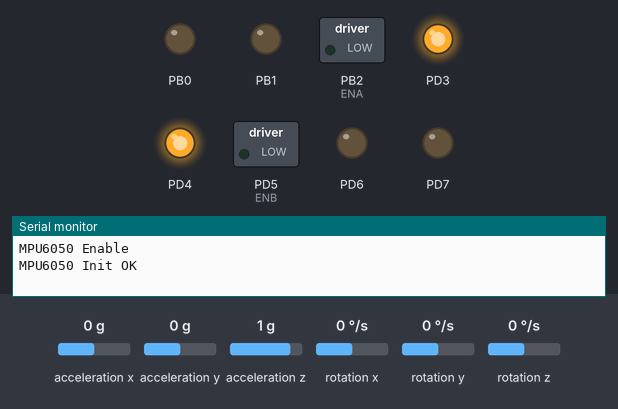
The program below on a simulated ATmega328P, built with avr-gcc and emulated at 16 MHz. Shown: switched loads named in the program (green lamp = pin HIGH), output pins drawn as LEDs (lit = HIGH), the last lines printed to the serial monitor. Wiring (inferred from the names in the program): MPU-6050 motion sensor at I2C address 0x68. The test bench sets the inputs (shaded band); at power-on: rotation z 0 °/s, rotation y 0 °/s, acceleration x 0 g, acceleration y 0 g, acceleration z 1 g, rotation x 0 °/s.

Above: at 1.2 s.
1.3 s: rotation z set to 12 °/s
At 3.84 s:
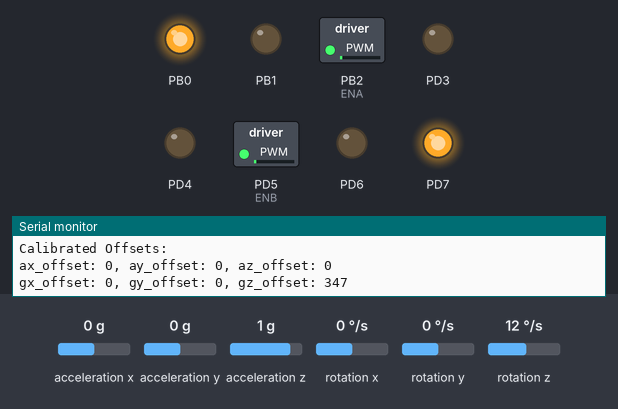
4.3 s: rotation y set to 8 °/s
At 7.2 s:
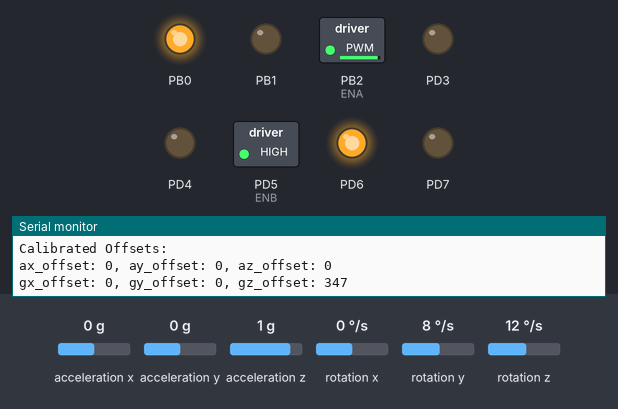
7.3 s: rotation z set to -192 °/s
At 8.9 s:
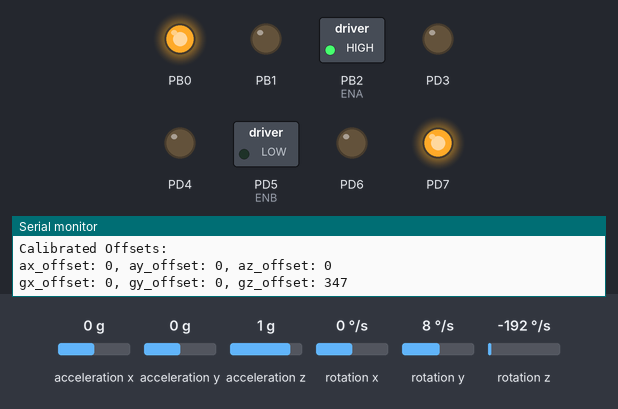
9.2 s: rotation y set to -192 °/s
At 10.9 s:
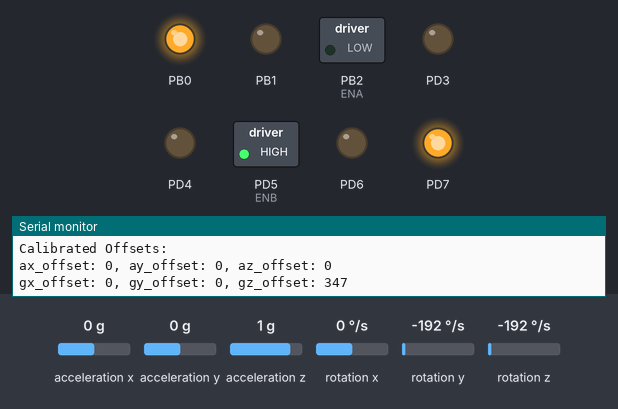
Timing chart, 0 to 12.0 s (numbered marks = the images above; inputs shaded):
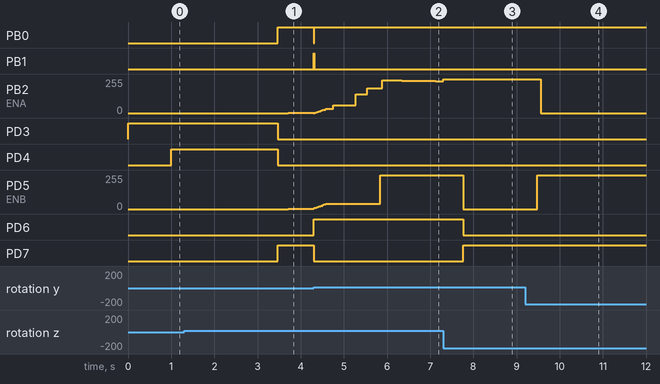

Measured:
- after the input at 1.3 s, PB0, PD7: LOW → HIGH after 2.2 s; PB2 (ENA), PD5 (ENB): 0/255 → 1/255 after 2.4 s, → 2/255 0.26 s later, → 3/255 0.26 s later
- after the input at 4.3 s, PB0: HIGH → LOW at once, → HIGH 0.01 s later; PB1: LOW → HIGH at once, → LOW 0.01 s later; PD6: LOW → HIGH at once; PD7: HIGH → LOW at once
- after the input at 7.3 s, PD5 (ENB): 255/255 → 0/255 after 0.47 s; PD6: HIGH → LOW after 0.47 s; PD7: LOW → HIGH after 0.47 s
- after the input at 9.2 s, PB2 (ENA): 255/255 → 0/255 after 0.36 s; PD5 (ENB): 0/255 → 255/255 after 0.28 s

The program:

main.c
```c
/*
 * fastcampus_balancingrobot.c
 *
 * Created: 2025-11-24 오후 11:04:58
 * Author : user
 */
#include "def.h"
#include "sysconfig.h"

#define TARGET_ANGLE 0.0f

#define DT 0.01f // 샘플링 시간 10ms

//PID 게인(이득)
#define KP 12.0f
#define KI 10.5f
#define KD 1.5f

//YAW PID 게인(이득)
#define KP_YAW 2.5f
#define KI_YAW 0.0f
#define KD_YAW 0.2f

uint8_t mpu6050_success_ret = 0;


int main(void)
{
	UART_init(BAUD_9600);
	GPIO_Init();
	PWM_Init();
	L298N_Driver_Init();
	I2C_Init();

	mpu6050_success_ret = MPU6050_start();

	if(mpu6050_success_ret) // I2C 통신 성공시
	{
		PD3_High();
		_delay_ms(1000);
		PD4_High();
		printf("MPU6050 Enable\n");
	}
	else // I2C 통신 실패시
	{
		printf("MPU6050 Disable\n");
	}

	MPU6050_Init();
	printf("MPU6050 Init OK\n");

	start_calibration();

	PD3_Low();
	PD4_Low();

	balance_pid.setpoint = TARGET_ANGLE;
	rotate_pid.setpoint = TARGET_ANGLE;

	PID_Init(&balance_pid, KP, KI, KD);
	PID_Init(&rotate_pid, KP_YAW, KI_YAW, KD_YAW);

    /* Replace with your application code */
    while (1)
    {
		Roll_Pitch_Yaw_Calculation();
		PID_Compute(&balance_pid, theta_est_kalman, DT);
		PID_Compute(&rotate_pid, psi_est, DT);
		BalancingControl(balance_pid.output, rotate_pid.output, 0);

		if(uart_rx_flag) // 명령어 프로토콜 해석
		{
			parse_bluetooth_message(response);
			// 수신 완료
			uart_rx_flag = 0;
		}


    }
}
```

EEPROM.c
```c
/*
 * EEPROM.c
 *
 * Created: 2026-03-17 오후 1:54:43
 *  Author: dl1wj
 */
#include "EEPROM.h"

void EEPROM_Write(unsigned int uiAddress, unsigned char ucData)
{
	while(EECR & (1 << EEPE)) //EEPROM 쓰기완료 대기

	EEAR = uiAddress;
	EEDR = ucData;
	EECR |= (1 << EEMPE); //마스터의 EEPE 쓰기 허용
	EECR |= (1 << EEPE); //EEDR에 데이터 EEPROM에 쓰기 시작

}

unsigned char EEPROM_Read(unsigned int uiAdderss)
{
	while(EECR & (1 << EEPE)) //EEPROM 쓰기완료 대기
	EEAR = uiAdderss;
	EECR |= (1 << EERE); // EEPROM 읽기 시작 (EEPROM 데이터를 EEDR에 복사)

	return EEDR;
}
```

EEPROM.h
```c
/*
 * EEPROM.h
 *
 * Created: 2026-03-17 오후 1:55:02
 *  Author: dl1wj
 */


#ifndef EEPROM_H_
#define EEPROM_H_

#include "../def.h"
#include "../sysconfig.h"

#define BP_ADDRESS 0x00 //Balancing PID
#define BI_ADDRESS 0x04
#define BD_ADDRESS 0x08
#define RP_ADDRESS 0x0C //Rotation PID
#define RI_ADDRESS 0x10
#define RD_ADDRESS 0x14
#define VP_ADDRESS 0x18 //Velocity PID
#define VI_ADDRESS 0x1C
#define VD_ADDRESS 0x20

enum EEPROM
{
	EEPROM_NONE = 0,
	EEPROM_SAVE = 1
};

extern void EEPROM_Write(unsigned int uiAddress, unsigned char ucData);
extern unsigned char EEPROM_Read(unsigned int uiAdderss);


#endif /* EEPROM_H_ */
```

I2C.c
```c
/**
* @brief I2C 통신 Init
* @file I2C.c
* @author ground_rlc
* @date 2024-08-25
* @version 0.0.1
*
*/

#include "I2C.h"

void I2C_Init(void)
{
	/* initialize TWI clock: 100 kHz clock, TWPS = 0 => prescaler = 1 */
	TWSR = 0x00;                         /* no prescaler */
	TWBR = 12;  /* ((F_CPU / SCL_CLOCK) - 16) / 2 = TWBR ,  F_CPU = 4Mhz, SCL_CLOCK = 100K  --> 12*/
}/* i2c_init */

unsigned char i2c_start(unsigned char address)
{
    uint8_t   twst;

    // send START condition
    TWCR = (1<<TWINT) | (1<<TWSTA) | (1<<TWEN);

    // wait until transmission completed
    while(!(TWCR & (1<<TWINT)));

    // check value of TWI Status Register. Mask prescaler bits.
    twst = TWSR & 0xF8;
    if ( (twst != TWI_START) && (twst != TWI_RESTART)) return 1;

    // send device address
    TWDR = address;
    TWCR = (1<<TWINT) | (1<<TWEN);

    // wail until transmission completed and ACK/NACK has been received
    while(!(TWCR & (1<<TWINT)));

    // check value of TWI Status Register. Mask prescaler bits.
    twst = TWSR & 0xF8;
    if ( (twst != TWI_MT_SLA_ACK) && (twst != TWI_MR_SLA_NACK) ) return 1;

    return 0;
}

unsigned char i2c_rep_start(unsigned char address)
{
	return i2c_start( address );
}/* i2c_rep_start */

void i2c_stop(void)
{
	/* send stop condition */
	TWCR = (1<<TWINT) | (1<<TWEN) | (1<<TWSTO);

	// wait until stop condition is executed and bus released
	while(TWCR & (1<<TWSTO));

}/* i2c_stop */

unsigned char i2c_write( unsigned char data )
{
	uint8_t   twst;

	// send data to the previously addressed device
	TWDR = data;
	TWCR = (1<<TWINT) | (1<<TWEN);

	// wait until transmission completed
	while(!(TWCR & (1<<TWINT)));

	// check value of TWI Status Register. Mask prescaler bits
	twst = TWSR & 0xF8;
	if( twst != TWI_MT_DATA_ACK) return 1;
	return 0;

}/* i2c_write */

/*************************************************************************
 Read one byte from the I2C device, request more data from device

 Return:  byte read from I2C device
*************************************************************************/

unsigned char i2c_readAck(void)
{
	TWCR = (1<<TWINT) | (1<<TWEN) | (1<<TWEA);
	while(!(TWCR & (1<<TWINT)));

    return TWDR;

}/* i2c_readAck */

/*************************************************************************
 Read one byte from the I2C device, read is followed by a stop condition

 Return:  byte read from I2C device
*************************************************************************/
unsigned char i2c_readNak(void)
{
	TWCR = (1<<TWINT) | (1<<TWEN);
	while(!(TWCR & (1<<TWINT)));

    return TWDR;

}/* i2c_readNak */

// read one byte from dev, stored in value, return 1 for error
uint8_t i2c_read_byte(uint8_t dev_addr, uint8_t reg_addr, uint8_t* data)
{
	i2c_start((dev_addr<<1) | I2C_WRITE); 	//start i2c to write register address
	i2c_write(reg_addr);			//write address of register to read
	i2c_rep_start((dev_addr<<1) | I2C_READ);	//restart i2c to start reading
	*data = i2c_readNak();
	i2c_stop();
	return 0;
}

void i2c_write_byte(uint8_t dev_addr, uint8_t reg_addr, uint8_t data)
{
	i2c_start((dev_addr<<1) | I2C_WRITE);
	i2c_write(reg_addr);
	i2c_write(data);
	i2c_stop();
}
```

I2C.h
```c
/**
* @brief I2C 통신 헤더 파일
* @file I2C.h
* @author ground_rlc
* @date 2024-08-25
* @version 0.0.1
*
*/

#ifndef I2C_H_
#define I2C_H_

#include "../def.h"
#include "../sysconfig.h"

#define I2C_WRITE   0
#define I2C_READ    1

#define TW_STS      0xF8

#define TWI_SCL     0x20
#define TWI_SDA     0x10
#define TWI_RD      0x01
#define TWI_WR      0x00

#define TWI_START			0x08
#define TWI_RESTART			0x10

/* Master Transmitter */
#define TWI_MT_SLA_ACK		0x18
#define TWI_MT_SLA_NACK		0x20
#define TWI_MT_DATA_ACK		0x28
#define TWI_MT_DATA_NACK	0x30
#define TWI_MT_ARB_LOST		0x38

/* Master Receiver */
#define TWI_MR_ARB_LOST		0x38
#define TWI_MR_SLA_ACK		0x40
#define TWI_MR_SLA_NACK		0x48
#define TWI_MR_DATA_ACK		0x50
#define TWI_MR_DATA_NACK	0x58

void I2C_Init(void);
unsigned char i2c_start(unsigned char address);
unsigned char i2c_rep_start(unsigned char address);
void i2c_stop(void);
unsigned char i2c_write(unsigned char data);
unsigned char i2c_readAck(void);
unsigned char i2c_readNak(void);
uint8_t i2c_read_byte(uint8_t dev_addr, uint8_t reg_addr, uint8_t* data);
void i2c_write_byte(uint8_t dev_addr, uint8_t reg_addr, uint8_t data);

#endif /* TWI_H_ */
```

PWM.c
```c
/*
 * PWM.c
 *
 * Created: 2026-03-17 오전 1:06:59
 *  Author: dl1wj
 */
#include "PWM.h"

void PWM_Init()
{
	// 1. 해당 핀을 출력(Output)으로 설정
	sbi(DDRD, PD5);
	sbi(DDRB, PB2);

	// 2. Timer0 설정 (8-bit) - PD5 사용
	// COM0B1:1, COM0B0:0 -> 비반전 모드
	// WGM01:1, WGM00:1 -> Fast PWM mode (Mode 3, TOP=0xFF)
	sbi(TCCR0A, WGM01);
	sbi(TCCR0A, WGM00);
	sbi(TCCR0A, COM0B1);
	// CS01:1 -> Prescaler 64
	sbi(TCCR0B, CS01);
	sbi(TCCR0B, CS00);
	// 4. 초기 듀티비(Duty Cycle) 설정 (0~255)
	OCR0B = 0; // OC0B 초기값 0

	// 3. Timer1 설정 (16-bit) - PB2 사용
	// COM1B1:1, COM1B0:0 -> 비반전 모드
	// WGM12:1, WGM10:1 -> Fast PWM 8-bit mode (Mode 5, TOP=0x00FF)
	sbi(TCCR1A, WGM10);
	sbi(TCCR1B, WGM12);
	sbi(TCCR1A, COM1B1);
	// Prescaler 64
	sbi(TCCR1B, CS11);
	sbi(TCCR1B, CS10);
	// 4. 초기 듀티비(Duty Cycle) 설정 (0~255)
	OCR1B = 0; // OC1B 초기값 0
}

void PWM_Set_A(uint8_t PWM)
{
	OCR0B = PWM;	//PD5(ENB)

	if(OCR0B >= 255)
	{
		OCR0B = 255;
	}

	if(OCR0B <= 0)
	{
		OCR0B = 0;
	}
}


void PWM_Set_B(uint8_t PWM)
{
	OCR1B = PWM;	//PB2(ENA)

	if(OCR1B >= 255)
	{
		OCR1B = 255;
	}

	if(OCR1B <= 0)
	{
		OCR1B = 0;
	}
}
```

PWM.h
```c
/*
 * PWM.h
 *
 * Created: 2026-03-17 오전 1:06:43
 *  Author: dl1wj
 */


#ifndef PWM_H_
#define PWM_H_

#include "../def.h"
#include "../sysconfig.h"

extern void PWM_Init();
extern void PWM_Set_A(uint8_t PWM);
extern void PWM_Set_B(uint8_t PWM);

#endif /* PWM_H_ */
```

UART.c
```c
/*
 * UART.c
 *
 * Created: 2026-03-17 오전 9:55:07
 *  Author: dl1wj
 */

#include "UART.h"

// FILE 스트림 생성 및 연결
static FILE uart_stdout = FDEV_SETUP_STREAM(UART_putchar, NULL, _FDEV_SETUP_WRITE);

volatile char received_char;
char response[100];
uint8_t idx = 0;

uint8_t uart_rx_flag = 0;

void UART_init(uint32_t baud) {
	uint16_t ubrr = (F_CPU / (16 * baud)) - 1;

	if(USE_2X)
	{
		sbi(UCSR0A, U2X0);
		ubrr = (F_CPU/ 8 / baud) - 1;
	}
	else
	{
		cbi(UCSR0A, U2X0);
	}

	// 보드레이트 설정 (UBRR0H, UBRR0L)
	UBRR0H = (unsigned char)(ubrr >> 8);
	UBRR0L = (unsigned char)ubrr;

	// 송수신 가능 설정 (RX, TX Enable)
	sbi(UCSR0B,RXEN0);
	sbi(UCSR0B,TXEN0);
	//수신 인터럽트 활성화
	sbi(UCSR0B,RXCIE0);


	// 프레임 포맷 설정: 비동기, 패리티 없음, 1스탑 비트, 8비트 데이터
	sbi(UCSR0C, UCSZ01);
	sbi(UCSR0C, UCSZ00);

	stdout = &uart_stdout; //printf로 사용설정
	sei(); //전역 인터럽트 활성화
}

// 문자 하나를 UART로 보내는 함수
int UART_putchar(char c, FILE *stream) {
	if (c == '\n') { // 줄바꿈 문자 처리 (Optional)
		UART_putchar('\r', stream);
	}
	// 송신 버퍼가 비어있을 때까지 대기
	while (!(UCSR0A & (1 << UDRE0)));
	UDR0 = c;
	return 0;
}

ISR(USART_RX_vect)
{
	received_char = UDR0; // 수신 받은 데이터 가져오기
	response[idx++] = received_char;
	if(received_char == '\n')
	{
		//parse_bluetooth_message(response);
		uart_rx_flag = 1;
		idx = 0;
	}
}

void UART_transmit(unsigned char data)
{
	while(!(UCSR0A & (1 << UDRE0))); //수신 버퍼 비였음 확인
	UDR0 = data;
}

unsigned char UART_Receive()
{
	while(!(UCSR0A & (1 << UDRE0))); //송신 버퍼 비였음 확인
	return UDR0;
}

void UART_send_string(const char *str){
	while(*str){
		UART_transmit(*str++);
	}
}
```

UART.h
```c
/*
 * UART.h
 *
 * Created: 2026-03-17 오전 9:55:24
 *  Author: dl1wj
 */


#ifndef UART_H_
#define UART_H_

#include "../def.h"
#include "../sysconfig.h"

#define BAUD_9600 9600
#define BAUD_38400 38400
#define BAUD_57600 57600

#define USE_2X 1

#if USE_2X
#define UBRR_VALUE ((F_CPU/ (BAUD * 8UL)) - 1)
#else
#define UBRR_VALUE ((F_CPU/ (BAUD * 16UL)) - 1)
#endif

extern char response[100];
extern uint8_t uart_rx_flag;

void UART_init(unsigned long baud);
int UART_putchar(char c, FILE *stream);
void UART_transmit(unsigned char data);
unsigned char UART_Receive();
void UART_send_string(const char *str);

#endif /* UART_H_ */
```

Bt_Com.c
```c
/*
 * Bt_Com.c
 *
 * Created: 2026-03-27 오후 8:20:33
 *  Author: dl1wj
 */

#include "Bt_Com.h"

void parse_bluetooth_message(const char *btMessage)
{
	char command = btMessage[0];
	float value = 0.0f;
	char buffer[10];
	//Joystick control logic here
	int x;
	int y;

	switch (command)
	{	//PID 제어
		case 'C':
			value = atof(btMessage + 1);
			balance_pid.kp = value/10.0f;
			printf("BP = %0.2f, BI = %0.2f, BD = %0.2f\n",balance_pid.kp, balance_pid.ki, balance_pid.kd);
			break;
		case 'D':
			value = atof(btMessage + 1);
			balance_pid.ki = value/10.0f;
			printf("BP = %0.2f, BI = %0.2f, BD = %0.2f\n",balance_pid.kp, balance_pid.ki, balance_pid.kd);
			break;
		case 'G':
			value = atof(btMessage + 1);
			balance_pid.kd = value/10.0f;
			printf("BP = %0.2f, BI = %0.2f, BD = %0.2f\n",balance_pid.kp, balance_pid.ki, balance_pid.kd);
			break;
		//YAW PID 제어
		case 'H':
			value = atof(btMessage + 1);
			balance_pid.kp = value/10.0f;
			break;
		case 'I':
			value = atof(btMessage + 1);
			balance_pid.kp = value/10.0f;
			break;
		case 'K':
			value = atof(btMessage + 1);
			balance_pid.kp = value/10.0f;
			break;
		//주행 및 목표값 제어
		case 'F':
			balance_pid.setpoint += 1.0f;
			break;
		case 'B':
			balance_pid.setpoint -= 1.0f;
			break;
		case 'L':
			rotate_pid.setpoint += 5.0f;
			break;
		case 'R':
			rotate_pid.setpoint -= 5.0f;
			break;
		case 'Z':
			balance_pid.setpoint = 0.0f;
			rotate_pid.setpoint = 0.0f;
			break;
		//시스템 상태 및 조이스틱
		case 'O':
			motorState = MOTOR_ON;
			printf("motor = %d\n", motorState);
			break;
		case 'X':
			motorState == MOTOR_OFF;
			printf("motor = %d\n", motorState);
			break;
		case 'E':
			printf("EEPROM 저장\n");
			break;
		case 'J':
			x = atoi(btMessage + 1);
			y = atoi(btMessage + 3);
			break;
		default:
			UART_send_string("Error: Unknown Command\n");
			break;
	}
}
```

Bt_Com.h
```c
/*
 * Bt_Com.h
 *
 * Created: 2026-03-27 오후 8:20:48
 *  Author: dl1wj
 */


#ifndef BT_COM_H_
#define BT_COM_H_

#include "../def.h"
#include "../sysconfig.h"

extern char response[100];

void parse_bluetooth_message(const char *btMessage);

#endif /* BT_COM_H_ */
```

HC05.c
```c
/*
 * HC05.c
 *
 * Created: 2026-03-19 오전 12:17:06
 *  Author: dl1wj
 */

#include "HC05.h"

void hc05_init(){
	DDRB |= (1 << DDB4); //EN으로 사용
	PORTB &= ~(1 << PORTB4);// 기본값 0
}

void hc05_enter_at_mode(){
	PORTB |= (1 << PORTB4);
	_delay_ms(100);
}

void hc05_exit_at_mode(){
	PORTB &= ~(1 << PORTB4);
	_delay_ms(100);
}

int hc05_send_at_command(const char *cmd, char *response, uint8_t max_length)
{
	UART_send_string(cmd);
	UART_transmit('\r');
	UART_transmit('\n');

	uint8_t i = 0;
	uint16_t timeout = 10000;

	while(i < max_length - 1 && timeout > 0)
	{
		if(UCSR0A & (1 << RXC0))
		{
			response[i] = UART_Receive();
			if(response[i] == '\r') continue;
			if(response[i] == '\n') break;
			i++;
		}
		_delay_ms(10);
		timeout--;
	}

	response[i] = '\0';
	return i > 0 ? 1 : 0; // i가 0보다 크면 1 true 그렇지 않으면 0 false
}

int hc05_change_baud_rate(unsigned int baud)
{
	char command[32];
	char response[128];

	snprintf(command, sizeof(command), "AT+UART=%u,0,0", baud);
	return hc05_send_at_command(command,response, sizeof(response));
}

int hc05_check_connection(){
	char response[128];
	return hc05_send_at_command("AT", response, sizeof(response));
}

int hc05_get_version_info(char *response, uint8_t max_length)
{
	return hc05_send_at_command("AT+VERSION", response, sizeof(response));
}

void AT_Cmd()
{
	hc05_init();
	hc05_enter_at_mode();
	_delay_ms(500);

	char response[256];

	if(hc05_check_connection())
	{
		UART_send_string("AT command Successful\n");
	}
	else
	{
		UART_send_string("AT command Failed\n");
	}

	if(hc05_get_version_info(response, (uint8_t)sizeof(response)))
	{
		UART_send_string("Version Info: ");
		UART_send_string(response);
		UART_send_string("\n");
	}
	else
	{
		UART_send_string("Failed to retrieve version info\n");
	}

	if(hc05_change_baud_rate(57600))
	{
		UART_send_string("Baud rate changed to 57600\n");
		UART_init(57600);
	}
	else
	{
		UART_send_string("Failed to change baud rate\n");
	}

	hc05_exit_at_mode();
}

int hc05_factory_reset()
{
	char response[128];

	// 1. AT 모드 진입 확인 (응답이 없으면 시작 불가)
	if (!hc05_send_at_command("AT", response, sizeof(response))) {
		return 0;
	}

	// 2. 공장 초기화 명령 (Original 상태로 복구)
	// 성공 시 이름: HC-05, 비번: 1234, 속도: 9600으로 변경됨
	if (hc05_send_at_command("AT+ORGL", response, sizeof(response))) {
		return 1;
	}

	return 0;
}
```

HC05.h
```c
/*
 * HC05.h
 *
 * Created: 2026-03-19 오전 12:17:42
 *  Author: dl1wj
 */


#ifndef HC05_H_
#define HC05_H_

#include "../def.h"
#include "../sysconfig.h"

extern void hc05_init();
extern void hc05_enter_at_mode();
extern void hc05_exit_at_mode();
extern int hc05_send_at_command(const char *cmd, char *response, uint8_t max_length);

extern int hc05_change_baud_rate(unsigned int baud);
extern int hc05_check_connection();
extern int hc05_get_version_info(char *response, uint8_t max_length);
int hc05_factory_reset();

extern void AT_Cmd();


#endif /* HC05_H_ */
```

CFile1.c
```c
/*
 * CFile1.c
 *
 * Created: 2026-03-17 오전 12:53:38
 *  Author: dl1wj
 */
```

Balancing_Control.c
```c
/*
 * Balancing_Control.c
 *
 * Created: 2024-12-30 오후 5:36:58
 *  Author: user
 */
#include "Balancing_Control.h"

// constrain 함수 (표준 C 라이브러리에 있을 가능성이 높음)
int constrain(int x, int a, int b)
{
	if (x < a) return a;
	if (x > b) return b;
	return x;
}


void BalancingControl(float balPwm, float compRotate, float drivePwm)
{
	const int pwmMax = 255; // PWM 최대값
	int left_pwm, right_pwm;

	// 균형 PWM과 구동 PWM 합산 후 범위 제한
	float basePwm = constrain(balPwm + drivePwm, -pwmMax, pwmMax);

	// 좌우 모터 PWM 계산 (회전 보정 적용)
	float right = basePwm + compRotate;
	float left = basePwm - compRotate;

	/*
	basePwm > 0: 전진 또는 제자리 회전
		left > 0 && right > 0: 전진
		left < 0 && right < 0: (발생하지 않음, 로직 오류)
		left > 0 && right < 0: 좌회전
		left < 0 && right > 0: 우회전
	basePwm < 0: 후진 또는 제자리 회전
		left < 0 && right < 0: 후진
		left > 0 && right > 0: (발생하지 않음, 로직 오류)
		left < 0 && right > 0: 좌회전
		left > 0 && right < 0: 우회전
		basePwm == 0: 정지 또는 제자리 회전
	compRotate > 0: 좌회전
	compRotate < 0: 우회전
	compRotate == 0: 정지
	*/

	// 모터 방향 및 PWM 값 설정
	if(basePwm > 0)// 전진 또는 제자리 회전
	{
		if(left > 0)// 전진 또는 좌회전
		{
			Left_Motor_Forward();
			left_pwm = (int)left;
		}
		else { // 우회전
			Left_Motor_Backward();
			left_pwm = (int)(-left);
		}

		if(right > 0)// 전진 또는 우회전
		{
			Right_Motor_Forward();
			right_pwm = (int)right;
		}
		else// 좌회전
		{
			Right_Motor_Backward();
			right_pwm = (int)(-right);
		}
	}
	else if(basePwm < 0)// 후진 또는 제자리 회전
	{
		if(left < 0)// 후진 또는 우회전
		{
			Left_Motor_Backward();
			left_pwm = (int)(-left);
		}
		else// 좌회전
		{
			Left_Motor_Forward();
			left_pwm = (int)left;
		}

		if(right < 0)// 후진 또는 좌회전
		{
			Right_Motor_Backward();
			right_pwm = (int)(-right);
		}
		else{// 우회전
			Right_Motor_Forward();
			right_pwm = (int)right;
		}
	}
	else// 정지 또는 제자리 회전
	{
		if(compRotate > 0)// 좌회전
		{
			Left_Motor_Forward();
			Right_Motor_Backward();
			left_pwm = (int)compRotate;
			right_pwm = (int)compRotate;
		}
		else if(compRotate < 0)// 우회전
		{
			Left_Motor_Backward();
			Right_Motor_Forward();
			left_pwm = (int)(-compRotate);
			right_pwm = (int)(-compRotate);
		}
		else// 정지
		{
			left_pwm = 0;
			right_pwm = 0;
		}
	}

	// PWM 값 범위 제한 (혹시 모를 오류 방지)
	left_pwm = constrain(left_pwm, 0, pwmMax);
	right_pwm = constrain(right_pwm, 0, pwmMax);

	Left_Motor_PWM(left_pwm);
	Right_Motor_PWM(right_pwm);
}

void BalancingTest(PID_Controller balance_pid)
{
	if(balance_pid.output >= 0.0f)
	{
		Left_Motor_Forward();
		Right_Motor_Forward();
		Left_Motor_PWM((uint8_t)balance_pid.output);
		Right_Motor_PWM((uint8_t)balance_pid.output);
	}
	else
	{
		Left_Motor_Backward();
		Right_Motor_Backward();
		Left_Motor_PWM((uint8_t)(-balance_pid.output));
		Right_Motor_PWM((uint8_t)(-balance_pid.output));
	}

	printf("phi_est (Roll) = %0.2f, theta_est (Pitch) = %0.2f, psi_est (Yaw) = %0.2f\n", psi_est, psi_est_kalman, rotate_pid.output);
}
```

CFile1.c
```c
/*
 * CFile1.c
 *
 * Created: 2026-03-26 오후 11:49:52
 *  Author: dl1wj
 */
```

Source omitted: Balancing_Control.h (335 bytes), PID_Motor_Control.c (961 bytes), PID_Motor_Control.h (581 bytes), Angle_Calculation.c (4117 bytes), Angle_Calculation.h (982 bytes), Kalman_Filter.c (1732 bytes), Kalman_Filter.h (729 bytes), MPU6050.c (4460 bytes), MPU6050.h (3067 bytes), def.h (251 bytes), sysconfig.h (694 bytes), L298N_Driver.c (2765 bytes) and 3 more
